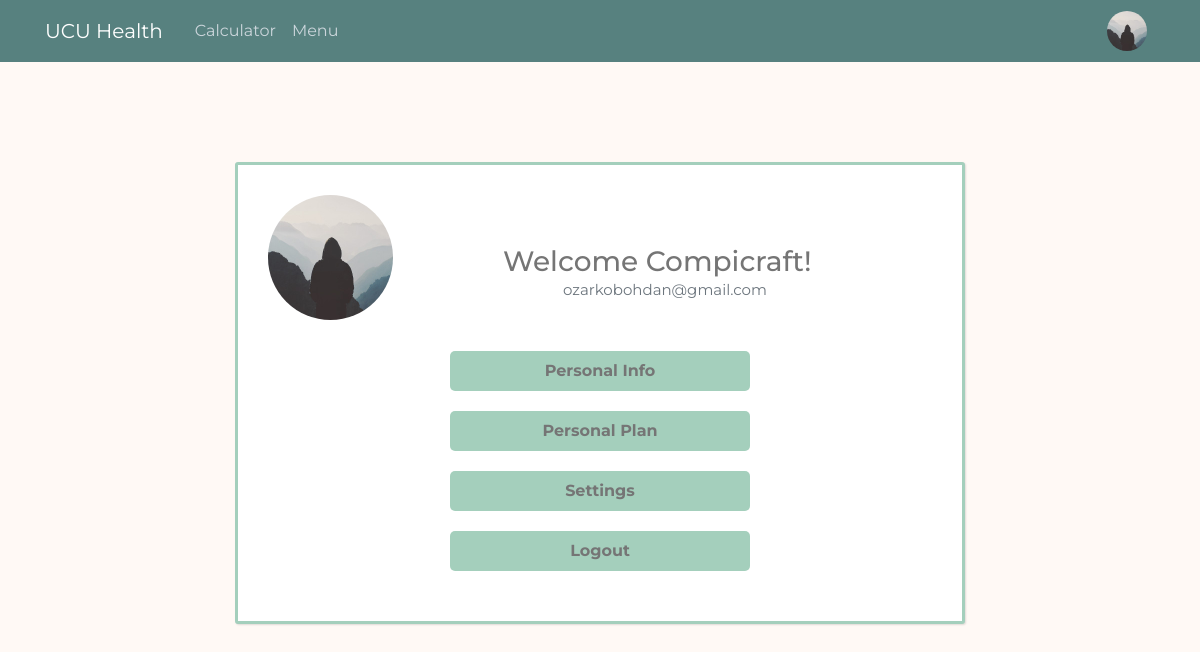
Page /account (signed in) on the committed database.
### main/models.py (models this page shows, shortened)
class User(db.Model, UserMixin):
    id = db.Column(db.Integer, primary_key=True)
    username = db.Column(db.String(20), unique=True, nullable=False)
    email = db.Column(db.String(120), unique=True, nullable=False)
    password = db.Column(db.String(100), nullable=False)
    image_file = db.Column(db.String(20), nullable = False, default='default.jpg')
    settings = db.Column(db.String(100), nullable = False, default='default.json')
    custom_plan = db.Column(db.Boolean, default = False)
    sex = db.Column(db.String(10), nullable = False)
    age = db.Column(db.Integer, nullable = False)
    height = db.Column(db.Integer, nullable=False)
    weight = db.Column(db.Integer, nullable=False)
    goal = db.Column(db.Integer, nullable=False)
    activity = db.Column(db.Float, nullable=False)
    calories = db.Column(db.Float, nullable=False)
    proteins = db.Column(db.Float, nullable=False)
    carbs = db.Column(db.Float, nullable=False)
    fats = db.Column(db.Float, nullable=False)
    servings = db.Column(db.Integer, nullable = False, default = 3)
    options = db.Column(db.Integer, nullable = False, default = 5)
    meals = db.relationship('Meal', backref="author", lazy = True)

### main/routes.py (the view)
@app.route('/account', methods=["GET", 'POST'])
@login_required
def account():
    image_file = url_for('static', filename = 'profile_pics/' + current_user.image_file)
    return render_template('account.html', image_file = image_file, title = 'Account')

### main/models.py (called while the page is built)
@login_manager.user_loader
def load_user(user_id):
    return User.query.get(int(user_id))

### main/templates/account.html
{% extends "layout.html" %}
{% block content %}
  <link href="{{ url_for('static', filename='account.css') }}" rel="stylesheet">
  <div class="content-section">
    <div class="media">
      <img class="rounded-circle account-img" src="{{ image_file }}">
      <div class="media-body">
        <h2 class="account-heading"> Welcome {{ current_user.username }}!</h2>
        <p class="text-secondary">{{ current_user.email }}</p>
      </div>
    </div>
    <a class="form-control" id="personal_info" href="{{ url_for('account_update') }}">Personal Info</a>
    <a class="form-control" id="personal_plan" href="{{ url_for('account_plan') }}">Personal Plan</a>
    <a class="form-control" id="settings" href="{{ url_for('settings') }}">Settings</a>
    <a class="form-control" id="log_out" href="{{ url_for('logout') }}">Logout</a>
  </div>
{% endblock content %}

### main/templates/layout.html (shortened to what this page needs)
<!DOCTYPE html>
<html>
  <head>
    <link
      rel="stylesheet"
      href="https://maxcdn.bootstrapcdn.com/bootstrap/4.0.0/css/bootstrap.min.css"
 />
    <link
      rel="stylesheet"
      type="text/css"
      href="{{ url_for('static', filename='main.css') }}" />
  </head>
  <body>
    <header class="site-header">
      <nav class="navbar navbar-expand-lg navbar-dark bg-steel fixed-top">
        <div class="container header-container">
          <a class="navbar-brand mr-4" href="{{ url_for('main') }}">UCU Health</a>
          <div class="collapse navbar-collapse" id="navbarToggle">
            <div class="navbar-nav mr-auto">
              <a class="nav-item nav-link" href="{{ url_for('calculator') }}">Calculator</a>
              <a class="nav-item nav-link" href="{{ url_for('menu') }}">Menu</a>
            </div>
            <div class="navbar-nav">
            {% if current_user.is_authenticated %}
              <a class="nav-item nav-link" href="{{ url_for("account") }}"><img class="rounded-circle panel-img" src="{{ url_for('static', filename = 'profile_pics/' + current_user.image_file ) }}"></a>
            {% else %}
              <a class="nav-item nav-link" href="{{ url_for("login") }}">Login</a>
              <a class="nav-item nav-link" href="{{ url_for("register") }}">Register</a>
            {% endif %}
            </div>
          </div>
        </div>
      </nav>
    </header>
    <main role="main" class="container">
      <div class="row">
        <div class="col-md-8">
          {% block content %}{% endblock %}
        </div>
    </main>
  </body>
</html>

### main/static/main.css (style rules this page uses)
* { margin: 0; padding: 0; box-sizing: border-box; font-family: 'Montserrat', sans-serif; }
body { margin-top: 62px; background: #fff9f5; color: #333333; margin-top: 5rem; }
.row { display: flex; justify-content: center; align-items: center; margin-top: 10px; }
.bg-steel { background-color: #57817f; }
.navbar { height: 62px; }
.header-container { max-width: 1140px !important; }
.site-header .navbar-nav .nav-link { color: #cbd5db; }
.content-section { margin: 40px auto; background: #fff9f5;; padding: 10px 20px; border: 1px solid #dddddd; border-radius: 3px; }
.account-img { height: 125px; width: 125px; margin-right: 20px; margin-bottom: 16px; }
.account-heading { font-size: 2.5rem; }
.panel-img { height: 40px; width: 40px; }

### main/static/account.css (style rules this page uses)
* { margin: 0; padding: 0; box-sizing: border-box; font-family: 'Montserrat', sans-serif; }
body { margin-top: 62px; color: #757575; margin-bottom: 25px; }
.content-section { background-color: #fff; margin: 100px auto; padding: 30px; border: 3px solid #a4cfbc; box-shadow: 1px 1px 2px rgba(0, 0, 0, 0.125); }
.account-heading { margin: 0 auto; margin-left: 90px; margin-top: 50px; font-size: 28px; }
.text-secondary { margin: 0 auto; margin-left: 150px; font-size: 15px; margin-bottom: 50px; }
.form-control { margin: 0 auto; display: flex; justify-content: center; align-items: center; flex-direction: column; text-align: center; margin-bottom: 20px; width: 300px; height: 40px; border: none; border-radius: 5px; background-color: #f5f5f5; font-size: 16px; font-weight: bold; color: #757575; cursor: pointer; transition: all 0.2s ease-in-out; }
#personal_info { text-align: center; background-color: #a4cfbc; color: #757575; }
#settings { background-color: #a4cfbc; color: #757575; }
#personal_plan { background-color: #a4cfbc; color: #757575; }
#log_out { background-color: #a4cfbc; color: #757575; }

### rows in the picture
User: image_file (placeholder picture), username "Compicraft", email "ozarkobohdan@gmail.com"
